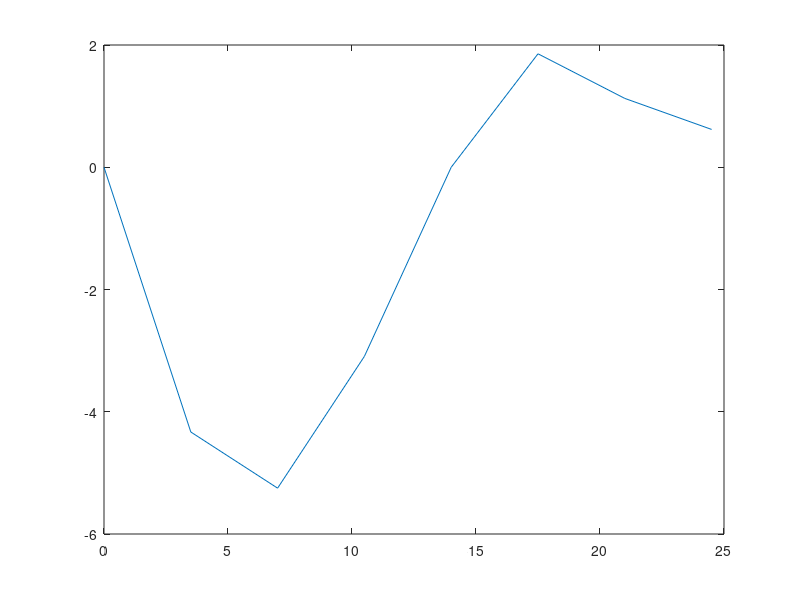

MATLAB code to generate this figure:
%% Amplitude Envelope Analysis
% Plot projected area over time of various amplitude envelopes
x = 0:3.5:24.5;
x1 =  [28, 24.5, 21, 17.5, 14, 10.5, 5, 3.5];
x2 = [24.5, 21, 17.5, 14, 10.5, 5, 3.5, 0];
x3 = [21, 17.5, 14, 10.5, 5, 3.5, 0, 24.5];
x4 = [17.5, 14, 10.5, 5, 3.5, 0, 21, 24.5];

L = 28;
lambda = L;
Amax = 7;
w = 7;
A = @(x)Amax*x/L;
k = 2 * pi / lambda;
y = @(x, t) A(x) .* sin(k.* x - w * t);

figure,plot(x, y(x1,0))